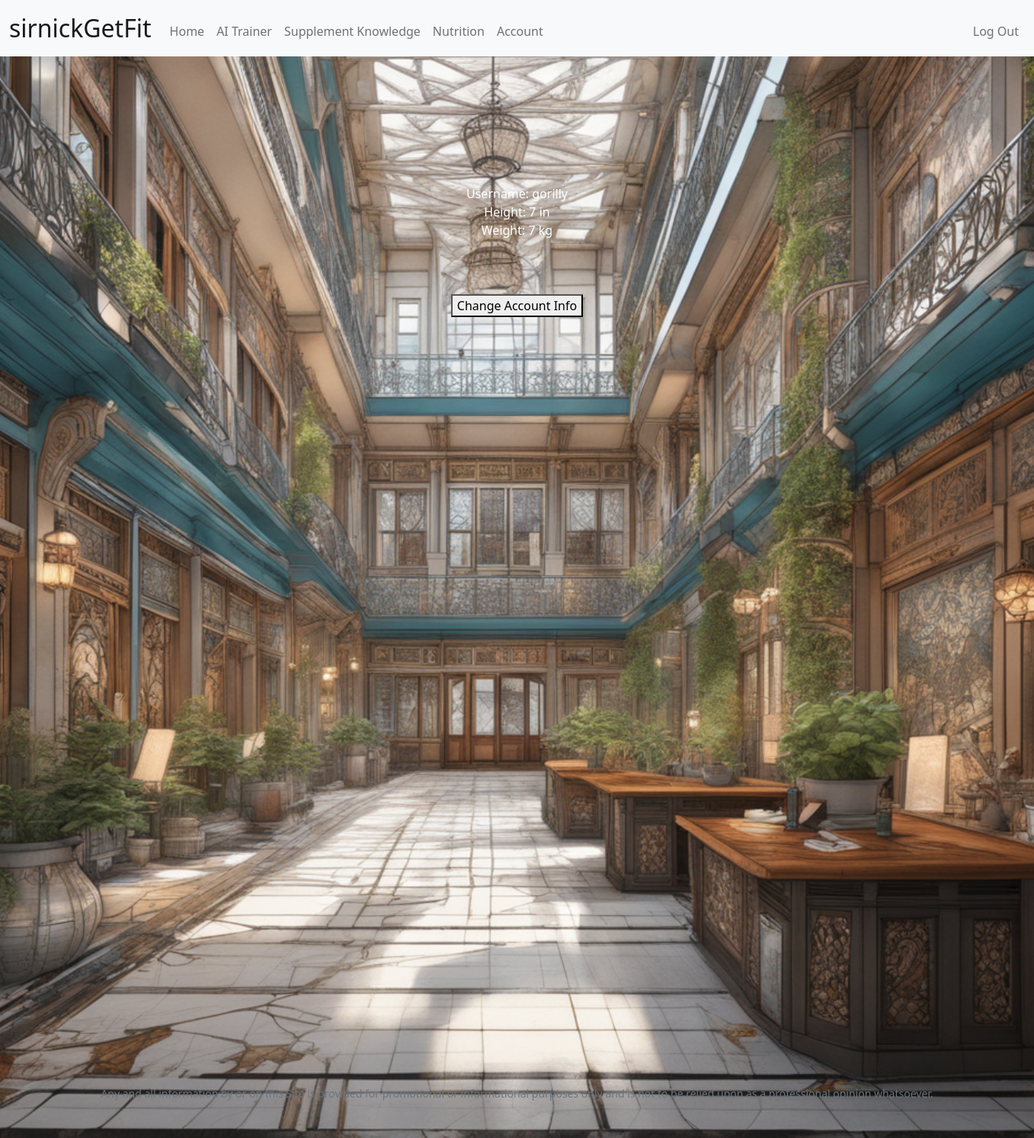
/account (signed in), run on the app's committed database.
### tables this page shows
CREATE TABLE 'users' (
    id INTEGER PRIMARY KEY AUTOINCREMENT NOT NULL,
    username TEXT NOT NULL,
    hash TEXT NOT NULL,
    height TEXT NOT NULL,
    weight NUMERIC NOT NULL, 'weight_unit'  VARCHAR(2) , 'height_unit'  VARCHAR(2) );

### app.py (the view, shortened to what this page needs)
@app.route("/account", methods = ["GET", "POST"])
@login_required
def account():
    if request.method == "GET":
        acct_info = db.execute("SELECT * FROM users WHERE id = ?", session["userid"])
        return render_template("account.html", acct_info=acct_info)

### app.py (called while the page is built)
@app.after_request
def after_request(response):
    response.headers["Cache-Control"] = "no-cache, no-store, must-revalidate"
    response.headers["Expires"] = 0
    response.headers["Pragma"] = "no-cache"
    return response

### helpers.py (called while the page is built)
def login_required(f):
    @wraps(f)
    def decorated_function(*args, **kwargs):
        if session.get("userid") is None:
            return redirect("/login")
        return f(*args, **kwargs)
    return decorated_function

### templates/account.html (shortened to what this page needs)
{% extends "layout.html" %}
{% block main %}
<br><br><br><br><br>
<img src="/static/account.png" id="accountpic">
{% if not change_request %}
{% if acct_info %}
<div>Username: {{acct_info[0]['username']}}</div>
<div>Height:  {{acct_info[0]['height']}} {{acct_info[0]['height_unit']}}</div>
<div>Weight:  {{acct_info[0]['weight']}} {{acct_info[0]['weight_unit']}}</div>
<br><br><br>
<form action = "/accountchange" method = "get">
  <button name="change_request" type="submit">Change Account Info</button>
</form>
{% endif %}
{% endif %}
{% endblock %}

### static/styles.css (style rules this page uses)
nav, body, #table, .table { background-color: #000; color: #fff; }
#myVideo, #accountpic, #supplementpic, #aitrainerpic, #nutritionpic { position: absolute; top: 50%; left: 50%; min-width: 100%; min-height: 100%; width: auto; height: auto; z-index: -1; transform: translateX(-50%) translateY(-50%); }

### data on the page
users: username "gorilly", height "7", height_unit "in", weight "7", weight_unit "kg"
